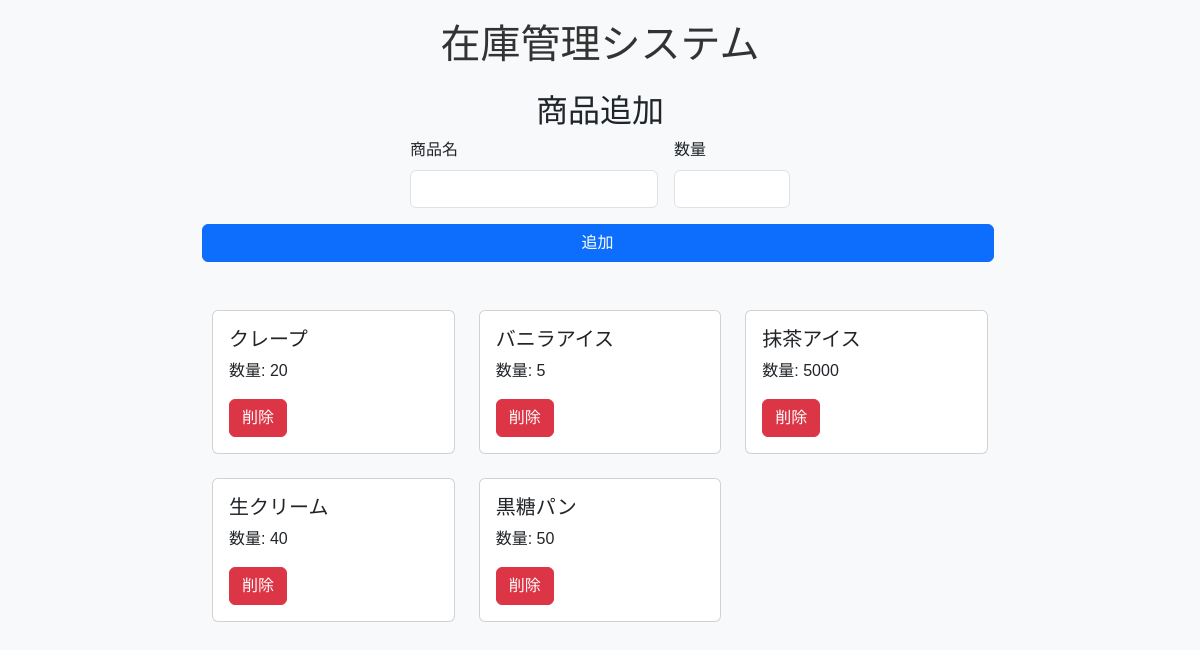
Before: / with the older database file.
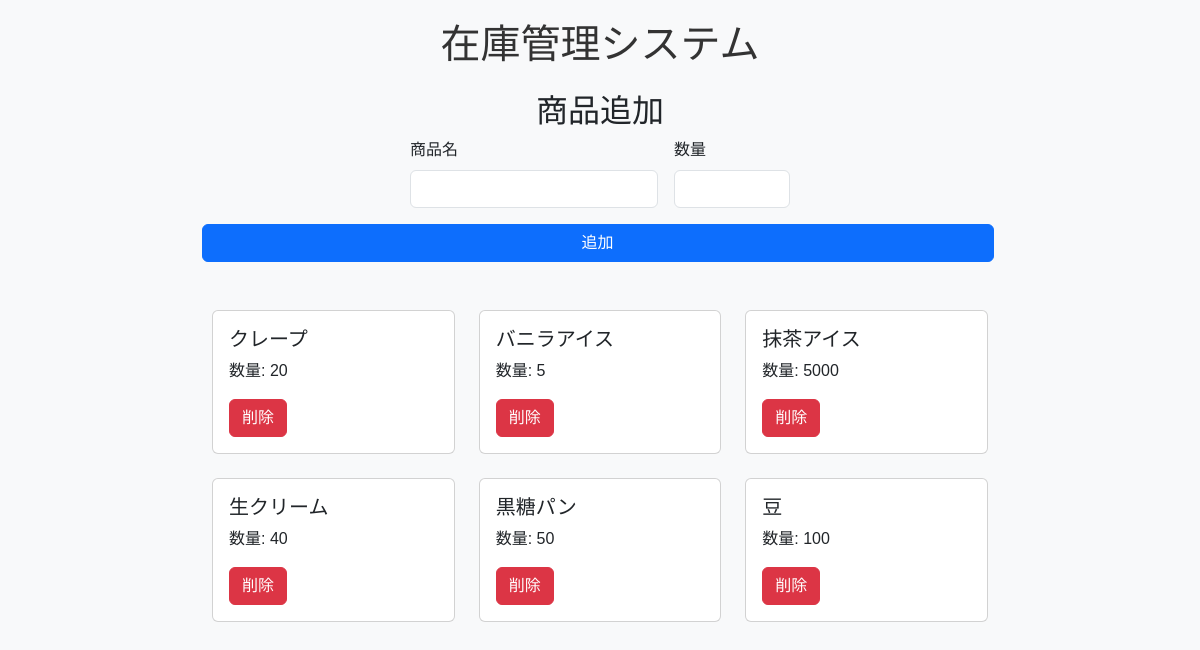
After: the same page with the newer database file.
### tables this page shows
CREATE TABLE inventory (
            id INTEGER PRIMARY KEY AUTOINCREMENT,
            item_name TEXT NOT NULL,
            quantity INTEGER NOT NULL
        );

### app.py (the view)
@app.route('/')
def index():
    conn = get_db_connection()
    items = conn.execute('SELECT * FROM inventory').fetchall()
    conn.close()
    return render_template('index.html', items=items)

### app.py (called while the page is built)
def get_db_connection():
    conn = sqlite3.connect('cafe_management.db')  # 使用するデータベース名を指定
    conn.row_factory = sqlite3.Row
    return conn

### templates/index.html (shortened to what this page needs)
<!DOCTYPE html>
<html lang="ja">
<head>
    <link rel="stylesheet" href="https://cdn.jsdelivr.net/npm/bootstrap@5.3.2/dist/css/bootstrap.min.css">
    <link rel="stylesheet" href="{{ url_for('static', filename='styles.css') }}">
</head>
<body>
    <h1 class="text-center">在庫管理システム</h1>
    <div class="container mt-4">
        <h2 class="text-center">商品追加</h2>
        <form action="/add" method="post" class="row g-3 justify-content-center">
            <div class="col-md-4">
                <label for="item_name" class="form-label">商品名</label>
                <input type="text" name="item_name" id="item_name" class="form-control" required>
            </div>
            <div class="col-md-2">
                <label for="quantity" class="form-label">数量</label>
                <input type="number" name="quantity" id="quantity" class="form-control" required>
            </div>
            <button type="submit" class="btn btn-primary">追加</button>
        </form>
    </div>
    <div class="container mt-5">
        <div class="row">
            {% for item in items %}
            <div class="col-md-4">
                <div class="card mb-4">
                    <div class="card-body">
                        <h5 class="card-title">{{ item.item_name }}</h5>
                        <p class="card-text">数量: {{ item.quantity }}</p>
                        <a href="/delete/{{ item.id }}" class="btn btn-danger">削除</a>
                    </div>
                </div>
            </div>
            {% endfor %}
        </div>
    </div>
</body>
</html>

### static/styles.css (style rules this page uses)
body { font-family: Arial, sans-serif; background-color: #f8f9fa; padding: 20px; }
h1 { font-size: 2.5rem; color: #333; }
.container { max-width: 800px; margin: 0 auto; }
.btn { margin-right: 5px; }
.btn-danger { background-color: #dc3545; }

Changed rows visible on the page:
added inventory: item_name "豆", quantity "100"
